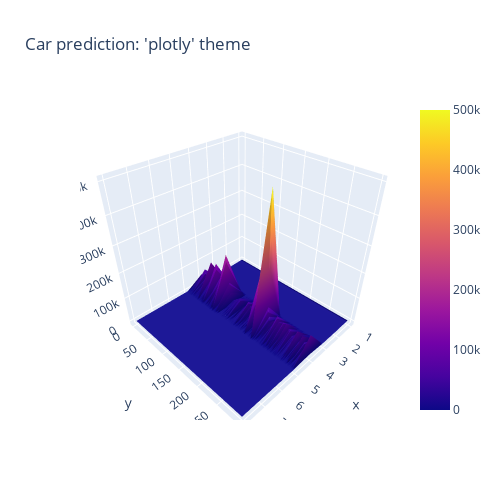
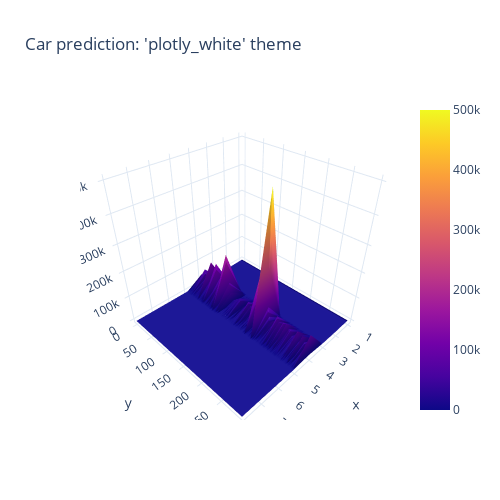
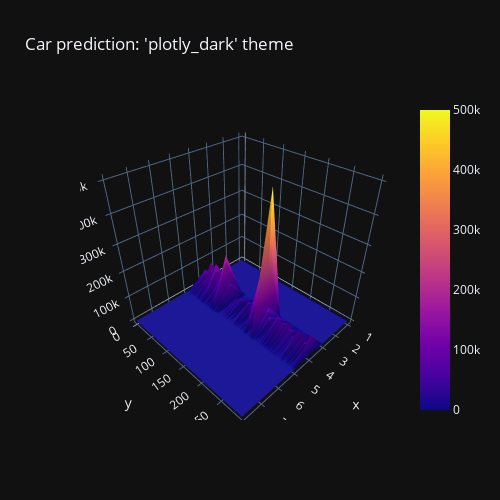
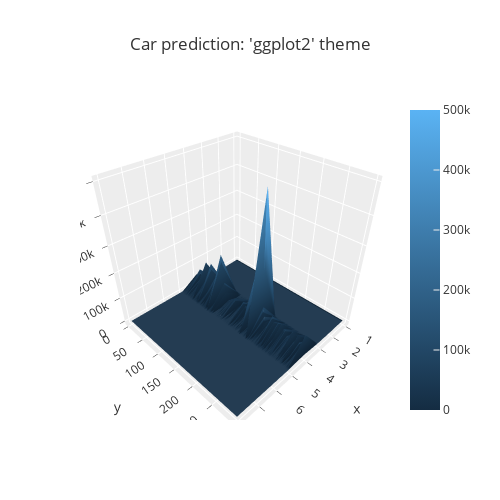

These figures' notebook cell, in order:
### Code cell
fig = go.Figure(
    data=go.Surface(z=df.values),
    layout=go.Layout(
        title="Car Prediction",
        width=500,
        height=500,
    ))

for template in ["plotly", "plotly_white", "plotly_dark", "ggplot2", "seaborn", "simple_white", "none"]:
    fig.update_layout(template=template, title="Car prediction: '%s' theme" % template)
    fig.show()

### Figure 1 — Plotly figure (JSON) as saved in the notebook; plotly's stock layout.template omitted (floating-point values rounded to 4 significant figures; data arrays with more than 128 entries replaced by an {"elided": "..."} marker saying what was removed)
{"data": [{"type": "surface", "z": {"elided": "299x9 mixed values"}}], "layout": {"height": 500, "title": {"text": "Car prediction: 'plotly' theme"}, "width": 500}}

### Figure 2 — Plotly figure (JSON) as saved in the notebook; plotly's stock layout.template omitted (floating-point values rounded to 4 significant figures; data arrays with more than 128 entries replaced by an {"elided": "..."} marker saying what was removed)
{"data": [{"type": "surface", "z": {"elided": "299x9 mixed values"}}], "layout": {"height": 500, "title": {"text": "Car prediction: 'plotly_white' theme"}, "width": 500}}

### Figure 3 — Plotly figure (JSON) as saved in the notebook; plotly's stock layout.template omitted (floating-point values rounded to 4 significant figures; data arrays with more than 128 entries replaced by an {"elided": "..."} marker saying what was removed)
{"data": [{"type": "surface", "z": {"elided": "299x9 mixed values"}}], "layout": {"height": 500, "title": {"text": "Car prediction: 'plotly_dark' theme"}, "width": 500}}

### Figure 4 — Plotly figure (JSON) as saved in the notebook; plotly's stock layout.template omitted (floating-point values rounded to 4 significant figures; data arrays with more than 128 entries replaced by an {"elided": "..."} marker saying what was removed)
{"data": [{"type": "surface", "z": {"elided": "299x9 mixed values"}}], "layout": {"height": 500, "title": {"text": "Car prediction: 'ggplot2' theme"}, "width": 500}}
